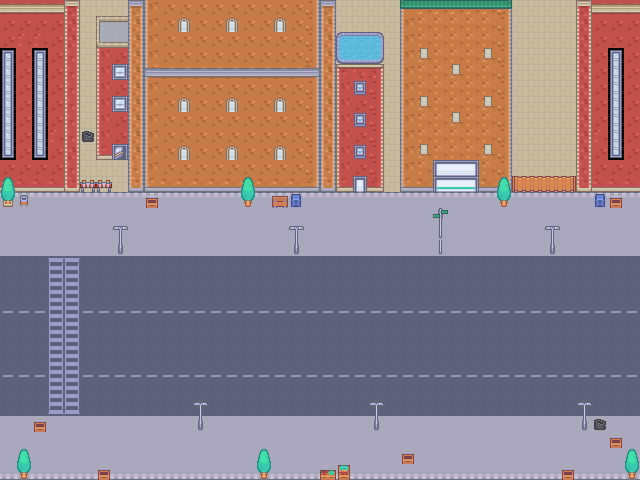

A level layout from a 2D game, rendered from its tile map. Below: a short description, then the map file with its tile-grid data intact:
An orthogonal 40x30 tile map with 16x16 px tiles, 2 tile layers (Ground, Decor).

<map version="1.10" tiledversion="1.11.2" orientation="orthogonal" renderorder="right-down" width="40" height="30" tilewidth="16" tileheight="16" infinite="0" nextlayerid="3" nextobjectid="1">
 <editorsettings>
  <export target="levelMap.tmj" format="json" />
 </editorsettings>
 <tileset firstgid="1" name="tilemap_packed" tilewidth="16" tileheight="16" tilecount="486" columns="27">
  <image source="tilemap_packed.png" width="432" height="288" />
 </tileset>
 <layer id="1" name="Ground" width="40" height="30">
  <data encoding="csv">
46,46,46,46,17,110,110,110,125,180,181,181,181,181,181,181,181,181,181,182,125,110,110,110,110,180,184,184,184,184,184,182,110,110,110,110,17,46,46,46,
73,73,73,73,44,110,90,91,152,180,181,181,181,181,181,181,181,181,181,182,152,110,110,110,110,180,184,184,184,184,184,182,110,110,110,110,44,73,73,73,
73,76,76,73,44,110,144,145,152,180,181,181,181,181,181,181,181,181,181,182,152,110,110,110,110,180,184,184,184,184,184,182,110,110,110,110,44,73,73,73,
420,73,420,73,71,110,72,73,152,180,181,181,181,181,181,181,181,181,181,182,152,110,110,110,110,180,184,184,184,184,184,182,110,110,110,110,44,73,420,73,
447,73,447,73,71,110,72,73,152,153,154,154,154,154,154,154,154,154,154,155,152,18,19,20,110,180,184,184,184,184,184,182,110,110,110,110,44,73,447,73,
447,73,447,73,71,110,72,73,152,180,181,181,181,181,181,181,181,181,181,182,152,72,73,74,110,180,184,184,184,184,184,182,110,110,110,110,44,73,447,73,
447,73,447,73,71,110,72,73,152,180,181,181,181,181,181,181,181,181,181,182,152,72,73,74,110,180,184,184,184,184,184,182,110,110,110,110,44,73,447,73,
447,73,447,73,71,110,72,73,152,180,181,181,181,181,181,181,181,181,181,182,152,72,73,74,110,180,184,184,184,184,184,182,110,110,110,110,44,73,447,73,
447,73,447,76,71,110,72,73,152,180,181,181,181,181,181,181,181,181,181,182,152,72,73,74,110,180,184,184,184,184,184,182,110,110,110,110,44,76,447,73,
474,73,474,73,44,110,99,100,152,180,181,181,181,181,181,181,181,181,181,182,152,72,73,74,110,180,184,184,184,184,184,182,110,110,110,110,44,73,474,73,
73,73,73,73,71,110,110,110,179,180,181,181,181,181,181,181,181,181,181,182,179,72,73,74,110,180,184,184,184,184,184,182,110,110,110,110,71,73,73,73,
100,100,100,100,98,110,110,110,206,207,208,208,208,208,208,208,208,208,208,209,206,99,100,101,110,207,208,208,208,208,208,209,110,110,110,110,98,100,100,100,
10,10,10,10,10,10,10,10,10,10,10,10,10,10,10,10,10,10,10,10,10,10,10,10,10,10,10,10,10,10,10,10,10,10,10,10,10,10,10,10,
37,37,37,37,37,37,37,37,37,37,37,37,37,37,37,37,37,37,37,37,37,37,37,37,37,37,37,37,37,37,37,37,37,37,37,37,37,37,37,37,
37,37,37,37,37,37,37,37,37,37,37,37,37,37,37,37,37,37,37,37,37,37,37,37,37,37,37,37,37,37,37,37,37,37,37,37,37,37,37,37,
37,37,37,37,37,37,37,37,37,37,37,37,37,37,37,37,37,37,37,37,37,37,37,37,37,37,37,37,37,37,37,37,37,37,37,37,37,37,37,37,
442,442,442,406,406,442,442,442,442,442,442,442,442,442,442,442,442,442,442,442,442,442,442,442,442,442,442,442,442,442,442,442,442,442,442,442,442,442,442,442,
442,442,442,433,433,442,442,442,442,442,442,442,442,442,442,442,442,442,442,442,442,442,442,442,442,442,442,442,442,442,442,442,442,442,442,442,442,442,442,442,
442,442,442,433,433,442,442,442,442,442,442,442,442,442,442,442,442,442,442,442,442,442,442,442,442,442,442,442,442,442,442,442,442,442,442,442,442,442,442,442,
434,434,434,433,433,434,434,434,434,434,434,434,434,434,434,434,434,434,434,434,434,434,434,434,434,434,434,434,434,434,434,434,434,434,434,434,434,434,434,434,
442,442,442,433,433,442,442,442,442,442,442,442,442,442,442,442,442,442,442,442,442,442,442,442,442,442,442,442,442,442,442,442,442,442,442,442,442,442,442,442,
442,442,442,433,433,442,442,442,442,442,442,442,442,442,442,442,442,442,442,442,442,442,442,442,442,442,442,442,442,442,442,442,442,442,442,442,442,442,442,442,
442,442,442,433,433,442,442,442,442,442,442,442,442,442,442,442,442,442,442,442,442,442,442,442,442,442,442,442,442,442,442,442,442,442,442,442,442,442,442,442,
434,434,434,433,433,434,434,434,434,434,434,434,434,434,434,434,434,434,434,434,434,434,434,434,434,434,434,434,434,434,434,434,434,434,434,434,434,434,434,434,
442,442,442,433,433,442,442,442,442,442,442,442,442,442,442,442,442,442,442,442,442,442,442,442,442,442,442,442,442,442,442,442,442,442,442,442,442,442,442,442,
442,442,442,460,460,442,442,442,442,442,442,442,442,442,442,442,442,442,442,442,442,442,442,442,442,442,442,442,442,442,442,442,442,442,442,442,442,442,442,442,
37,37,37,37,37,37,37,37,37,37,37,37,37,37,37,37,37,37,37,37,37,37,37,37,37,37,37,37,37,37,37,37,37,37,37,37,37,37,37,37,
37,37,37,37,37,37,37,37,37,37,37,37,37,37,37,37,37,37,37,37,37,37,37,37,37,37,37,37,37,37,37,37,37,37,37,37,37,37,37,37,
37,37,37,37,37,37,37,37,37,37,37,37,37,37,37,37,37,37,37,37,37,37,37,37,37,37,37,37,37,37,37,37,37,37,37,37,37,37,37,37,
64,64,64,64,64,64,64,64,64,64,64,64,64,64,64,64,64,64,64,64,64,64,64,64,64,64,64,64,64,64,64,64,64,64,64,64,64,64,64,64
</data>
 </layer>
 <layer id="2" name="Decor" width="40" height="30">
  <data encoding="csv">
0,0,0,0,0,0,0,0,0,0,0,0,0,0,0,0,0,0,0,0,0,0,0,0,0,329,330,330,330,330,330,331,0,0,0,0,0,0,0,0,
0,0,0,0,0,0,0,0,0,0,0,337,0,0,337,0,0,337,0,0,0,0,0,0,0,0,0,0,0,0,0,0,0,0,0,0,0,0,0,0,
0,0,0,0,0,0,0,0,0,0,0,0,0,0,0,0,0,0,0,0,0,171,172,173,0,0,0,0,0,0,0,0,0,0,0,0,0,0,0,0,
0,0,0,0,0,0,0,0,0,0,0,0,0,0,0,0,0,0,0,0,0,225,226,227,0,0,336,0,0,0,336,0,0,0,0,0,0,0,0,0,
0,0,0,0,0,0,0,473,0,0,0,0,0,0,0,0,0,0,0,0,0,0,0,0,0,0,0,0,336,0,0,0,0,0,0,0,0,0,0,0,
0,0,0,0,0,0,0,0,0,0,0,0,0,0,0,0,0,0,0,0,0,0,445,0,0,0,0,0,0,0,0,0,0,0,0,0,0,0,0,0,
0,0,0,0,0,0,0,473,0,0,0,337,0,0,337,0,0,337,0,0,0,0,0,0,0,0,336,0,0,0,336,0,0,0,0,0,0,0,0,0,
0,0,0,0,0,0,0,0,0,0,0,0,0,0,0,0,0,0,0,0,0,0,445,0,0,0,0,0,336,0,0,0,0,0,0,0,0,0,0,0,
0,0,0,0,0,255,0,0,0,0,0,0,0,0,0,0,0,0,0,0,0,0,0,0,0,0,0,0,0,0,0,0,0,0,0,0,0,0,0,0,
0,0,0,0,0,0,0,309,0,0,0,337,0,0,337,0,0,337,0,0,0,0,445,0,0,0,336,0,0,0,336,0,0,0,0,0,0,0,0,0,
0,0,0,0,0,0,0,0,0,0,0,0,0,0,0,0,0,0,0,0,0,0,0,0,0,0,0,360,361,362,0,0,0,0,0,0,0,0,0,0,
233,0,0,0,0,222,222,0,0,0,0,0,0,0,0,233,0,0,0,0,0,0,257,0,0,0,0,387,388,389,0,233,383,384,384,385,0,0,0,0,
287,254,0,0,0,0,0,0,0,301,0,0,0,0,0,260,0,382,307,0,0,0,0,0,0,0,0,0,0,0,0,260,0,0,0,0,0,307,301,0,
0,0,0,0,0,0,0,0,0,0,0,0,0,0,0,0,0,0,0,0,0,0,0,0,0,0,0,168,0,0,0,0,0,0,0,0,0,0,0,0,
0,0,0,0,0,0,0,166,0,0,0,0,0,0,0,0,0,0,166,0,0,0,0,0,0,0,0,195,0,0,0,0,0,0,166,0,0,0,0,0,
0,0,0,0,0,0,0,193,0,0,0,0,0,0,0,0,0,0,193,0,0,0,0,0,0,0,0,195,0,0,0,0,0,0,193,0,0,0,0,0,
0,0,0,0,0,0,0,0,0,0,0,0,0,0,0,0,0,0,0,0,0,0,0,0,0,0,0,0,0,0,0,0,0,0,0,0,0,0,0,0,
0,0,0,0,0,0,0,0,0,0,0,0,0,0,0,0,0,0,0,0,0,0,0,0,0,0,0,0,0,0,0,0,0,0,0,0,0,0,0,0,
0,0,0,0,0,0,0,0,0,0,0,0,0,0,0,0,0,0,0,0,0,0,0,0,0,0,0,0,0,0,0,0,0,0,0,0,0,0,0,0,
0,0,0,0,0,0,0,0,0,0,0,0,0,0,0,0,0,0,0,0,0,0,0,0,0,0,0,0,0,0,0,0,0,0,0,0,0,0,0,0,
0,0,0,0,0,0,0,0,0,0,0,0,0,0,0,0,0,0,0,0,0,0,0,0,0,0,0,0,0,0,0,0,0,0,0,0,0,0,0,0,
0,0,0,0,0,0,0,0,0,0,0,0,0,0,0,0,0,0,0,0,0,0,0,0,0,0,0,0,0,0,0,0,0,0,0,0,0,0,0,0,
0,0,0,0,0,0,0,0,0,0,0,0,0,0,0,0,0,0,0,0,0,0,0,0,0,0,0,0,0,0,0,0,0,0,0,0,0,0,0,0,
0,0,0,0,0,0,0,0,0,0,0,0,0,0,0,0,0,0,0,0,0,0,0,0,0,0,0,0,0,0,0,0,0,0,0,0,0,0,0,0,
0,0,0,0,0,0,0,0,0,0,0,0,0,0,0,0,0,0,0,0,0,0,0,0,0,0,0,0,0,0,0,0,0,0,0,0,0,0,0,0,
0,0,0,0,0,0,0,0,0,0,0,0,166,0,0,0,0,0,0,0,0,0,0,166,0,0,0,0,0,0,0,0,0,0,0,0,166,0,0,0,
0,0,301,0,0,0,0,0,0,0,0,0,193,0,0,0,0,0,0,0,0,0,0,193,0,0,0,0,0,0,0,0,0,0,0,0,193,255,0,0,
0,0,0,0,0,0,0,0,0,0,0,0,0,0,0,0,0,0,0,0,0,0,0,0,0,0,0,0,0,0,0,0,0,0,0,0,0,0,301,0,
0,233,0,0,0,0,0,0,0,0,0,0,0,0,0,0,233,0,0,0,0,0,0,0,0,301,0,0,0,0,0,0,0,0,0,0,0,0,0,233,
0,260,0,0,0,0,301,0,0,0,0,0,0,0,0,0,260,0,0,0,277,305,0,0,0,0,0,0,0,0,0,0,0,0,0,301,0,0,0,260
</data>
 </layer>
</map>
